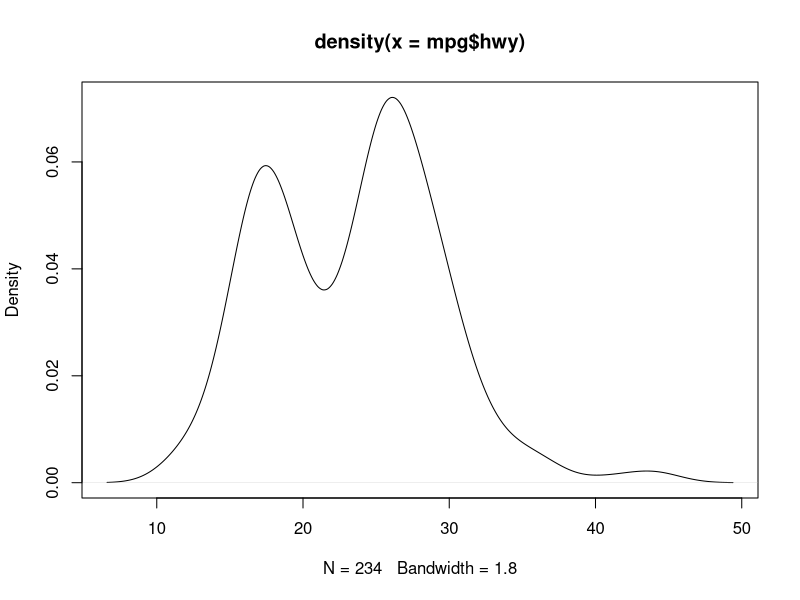
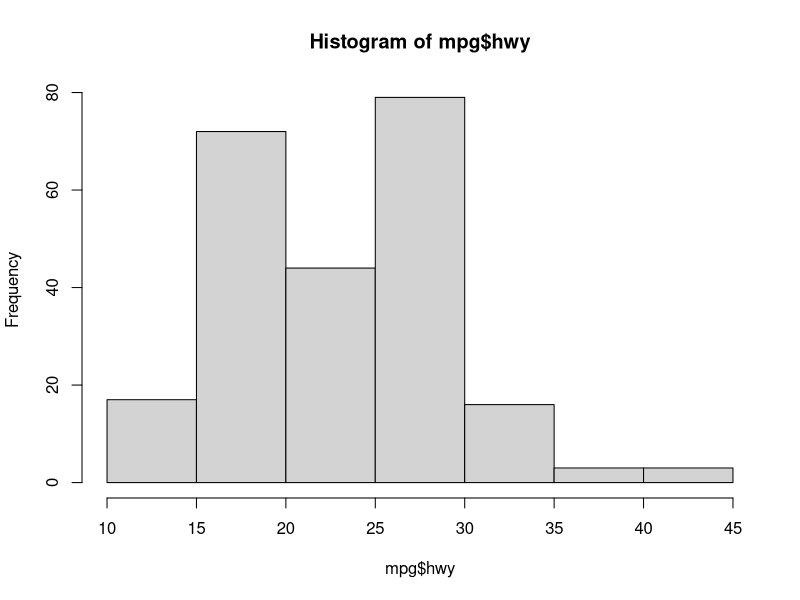
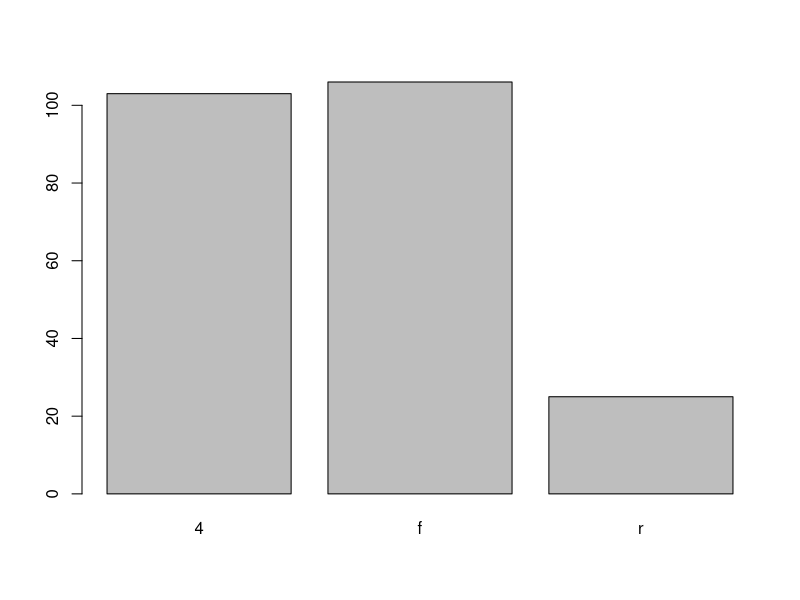
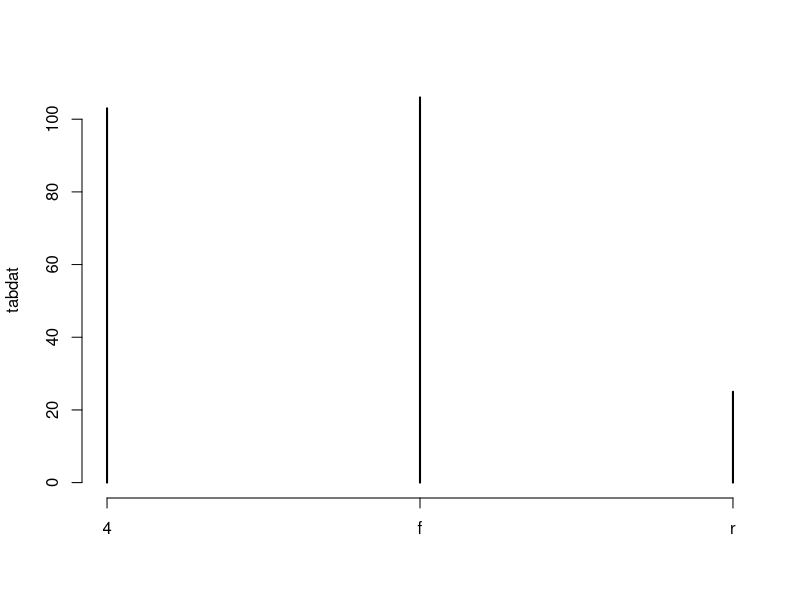
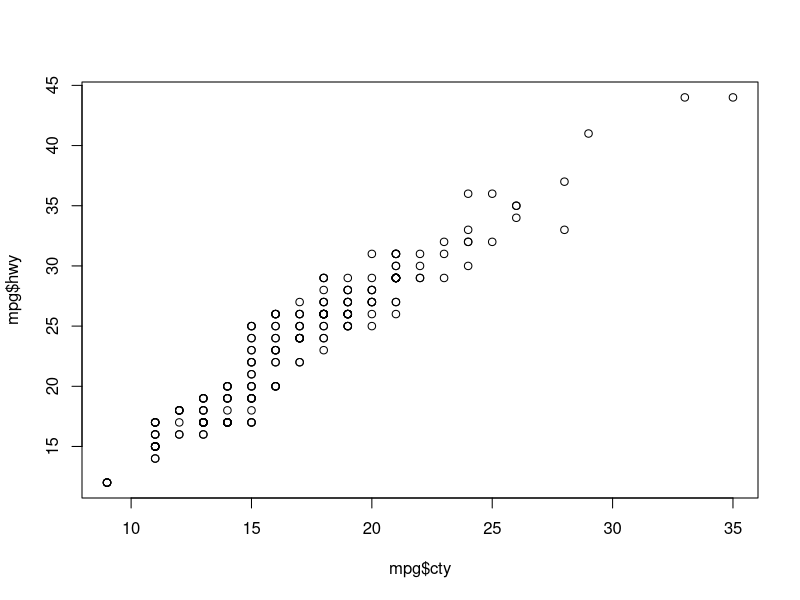
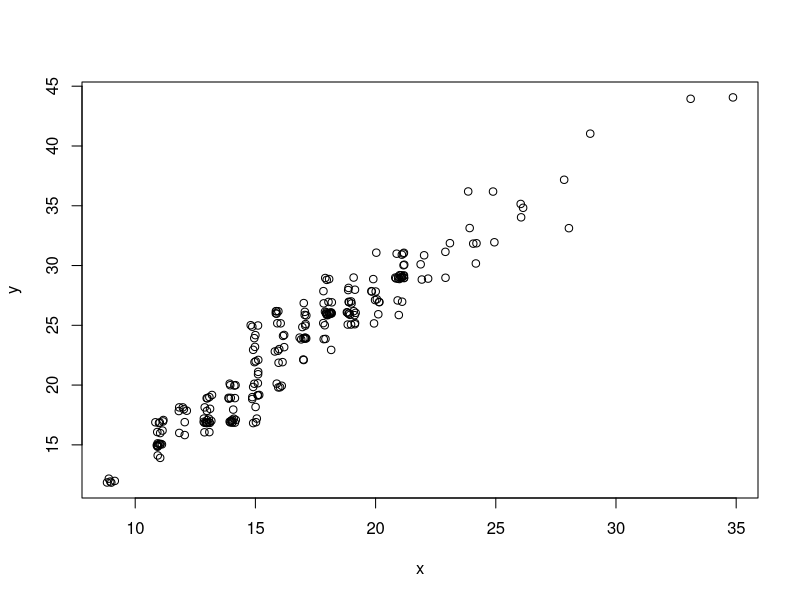
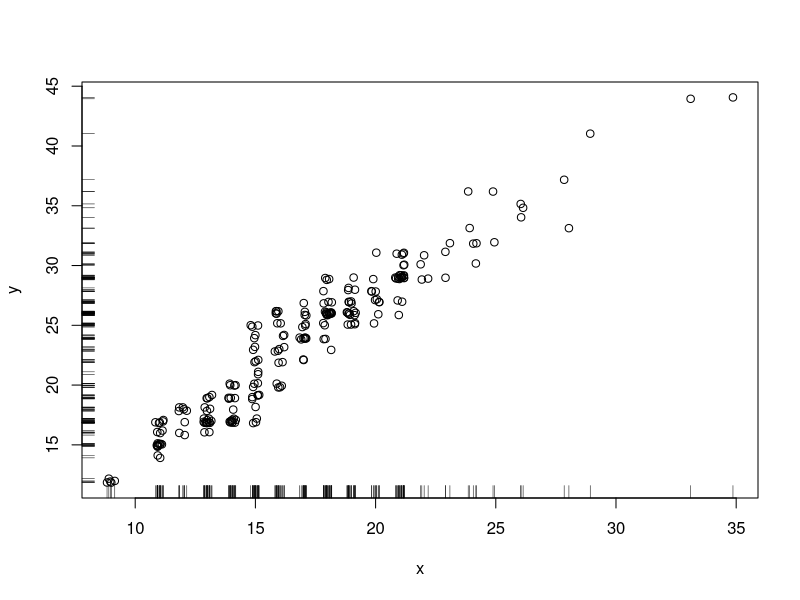
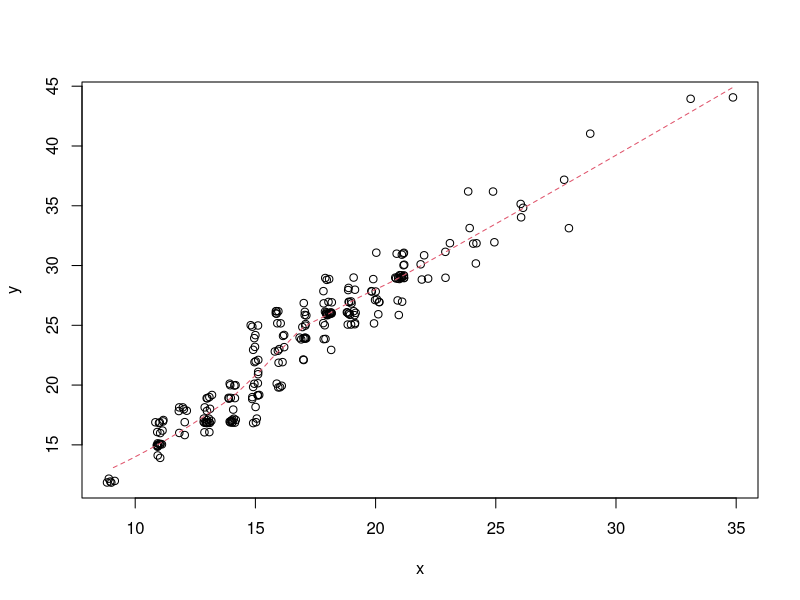

Reproduce these figures in R, in order.
## ---- chunk 1
knitr::opts_chunk$set(echo = TRUE, fig.width = 4, fig.height = 3, fig.align = "center")
## ---- chunk 2
set.seed(1)
## ---- chunk 3
data(mpg, package = "ggplot2")
## ---- chunk 4
density_object <- density(mpg$hwy)
plot(density_object)
## ---- chunk 5
hist(mpg$hwy, breaks = 10)
## ---- chunk 6
tabdat <- table(mpg$drv)
barplot(tabdat)
## ---- chunk 7
plot(tabdat)
## ---- chunk 8
plot(mpg$cty, mpg$hwy)
## ---- chunk 9
x <- jitter(mpg$cty)
y <- jitter(mpg$hwy)
plot(x, y)
## ---- chunk 10
plot(x, y)
rug(x, side = 1)
rug(y, side = 2)
## ---- chunk 11
loess_fit <- loess(hwy ~ cty, data = mpg)
xnew <- seq(min(x), max(x), length = 100)
ynew <- predict(object = loess_fit, newdata = data.frame(cty = xnew))
plot(x, y)
lines(xnew, ynew, col = 2, lty = 2)
## ---- chunk 12
loess_fit <- loess(hwy ~ cty, data = mpg)
xnew <- seq(min(x), max(x), length = 100)
pfit <- predict(object = loess_fit, newdata = data.frame(cty = xnew), se = TRUE)
ynew <- pfit$fit
upper_bound <- pfit$fit + qnorm(0.975) * pfit$se.fit
lower_bound <- pfit$fit - qnorm(0.975) * pfit$se.fit
plot(x, y)
lines(xnew, ynew, col = 2, lty = 2)
lines(xnew, upper_bound, col = 4, lty = 2)
lines(xnew, lower_bound, col = 4, lty = 2)
## ---- chunk 13
loess_fit <- loess(hwy ~ cty, data = mpg)
xnew <- seq(min(x), max(x), length = 100)
pfit <- predict(object = loess_fit, newdata = data.frame(cty = xnew), se = TRUE)
ynew <- pfit$fit
upper_bound <- pfit$fit + qnorm(0.975) * pfit$se.fit
lower_bound <- pfit$fit - qnorm(0.975) * pfit$se.fit
xshade <- c(xnew, xnew[length(xnew):1])
yshade <- c(upper_bound, lower_bound[length(lower_bound):1])
plot(x, y)
lines(xnew, ynew, col = 2, lty = 2)
polygon(xshade, yshade, col = "#0000FF33", border = FALSE)
## ---- chunk 14
plot(x, y)
text(15, 40, "some text")
## ---- chunk 15
boxplot(hwy ~ class, data = mpg)
## ---- chunk 16
tabdat <- table(mpg$fl, mpg$drv)
mosaicplot(tabdat, color = TRUE)
## ---- chunk 17
f <- function(x) {
  return(x ^ 2)
}

x <- seq(-2, 2, length = 100)
y <- f(x)
plot(x, y, type = "l")
## ---- chunk 18
x <- jitter(mpg$hwy)
y <- jitter(mpg$cty)
z <- factor(mpg$drv)
plot(x, y, col = z)
legend("topleft", legend = levels(z), col = 1:nlevels(z), pch = 1, title = "Drive")
## ---- chunk 19
old_options <- par(mfrow = c(2, 3))
plot(mpg$cty, mpg$hwy)
hist(mpg$cty)
plot(density(mpg$cty))
plot(table(mpg$fl))
barplot(table(mpg$fl))
plot(table(mpg$fl, mpg$drv))
par(old_options)
